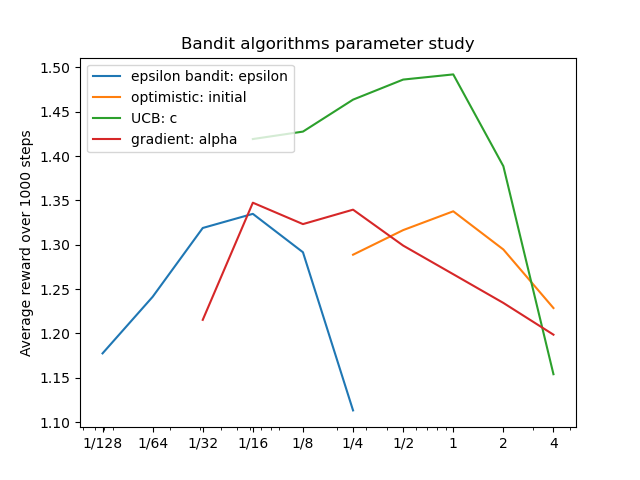

Here is the Python script that generated this plot:
""" Page 42. """

from multiprocessing import Pool
from matplotlib import pyplot as plt

from envs.k_armed_bandit_env import KArmedBanditEnv
from algos.epsilon_bandit import EpsilonBandit
from algos.optimistic_bandit import OptimisticBandit
from algos.UCB_bandit import UCBBandit
from algos.gradient_bandit import GradientBandit


STEPS = 1000
EPISODES = 200
TICKS = (1/128, 1/64, 1/32, 1/16, 1/8, 1/4, 1/2, 1, 2, 4)
EPSILON_BANDIT_PARAMS = (1/128, 1/64, 1/32, 1/16, 1/8, 1/4)
EPSILON_BANDIT = (EpsilonBandit, EPSILON_BANDIT_PARAMS)
OPTIMISTIC_PARAMS = (1/4, 1/2, 1, 2, 4)
OPTIMISTIC = (OptimisticBandit, OPTIMISTIC_PARAMS)
UCB_PARAMS = (1/16, 1/8, 1/4, 1/2, 1, 2, 4)
UCB = (UCBBandit, UCB_PARAMS)
GRADIENT_PARAMS = (1/32, 1/16, 1/8, 1/4, 1/2, 1, 2, 4)
GRADIENT = (GradientBandit, GRADIENT_PARAMS)
INPUT = [EPSILON_BANDIT, OPTIMISTIC, UCB, GRADIENT]


def exe(input):
    agent_class, params = input
    avg_rewards = []
    for param in params:
        avg_reward = 0
        for episode in range(1, EPISODES+1):
            env = KArmedBanditEnv()
            agent = agent_class(env, param)
            avg_ep_reward = 0
            for step in range(1, STEPS+1):
                action = agent.act(step)
                reward = env.step(action)
                avg_ep_reward += (reward - avg_ep_reward) / step
                agent.learn(action=action, reward=reward, avg_ep_reward=avg_ep_reward)
            avg_reward += (avg_ep_reward - avg_reward) / episode
        avg_rewards.append(avg_reward)
        print(f'{agent_class} param: {param} done')
    return avg_rewards


with Pool() as pool:
    avg_rewards = pool.map(exe, INPUT)
    plt.plot(EPSILON_BANDIT_PARAMS, avg_rewards[0], label='epsilon bandit: epsilon')
    plt.plot(OPTIMISTIC_PARAMS, avg_rewards[1], label='optimistic: initial')
    plt.plot(UCB_PARAMS, avg_rewards[2], label='UCB: c')
    plt.plot(GRADIENT_PARAMS, avg_rewards[3], label='gradient: alpha')
    plt.xscale("log")
    plt.legend()
    plt.title('Bandit algorithms parameter study')
    plt.ylabel(f'Average reward over {STEPS} steps')
    plt.xticks(TICKS, ('1/128', '1/64', '1/32', '1/16', '1/8', '1/4', '1/2', '1', '2', '4'))
    plt.savefig('figure_2.6_bandit_param_study.png')
    plt.show()
    # plt.show()
